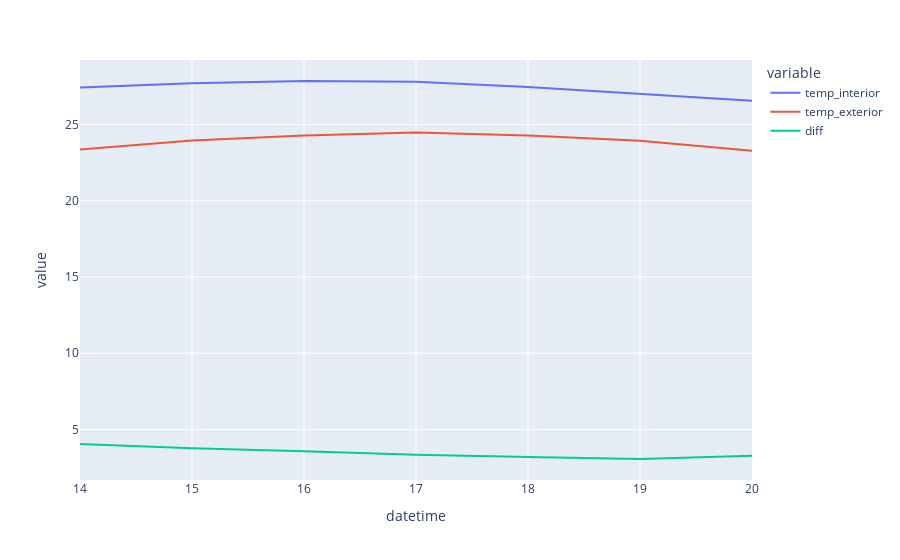

Notebook code for this chart:
### Code cell
# What is the mean temperature per hour of the day? 

df_hour_pre = df[df['datetime'] < date_installation].groupby('hour')['datetime', 'temp_interior', 'temp_exterior', 'diff'].mean().reset_index()
df_hour_pre['datetime'] = df_hour_pre['hour']
plot_diff_graph(df_hour_pre)
print(df_hour_pre['diff'].mean())

### Figure 1 — Plotly figure (JSON) as saved in the notebook; plotly's stock layout.template omitted (floating-point values rounded to 4 significant figures)
{"data": [{"hovertemplate": "variable=temp_interior<br>datetime=%{x}<br>value=%{y}<extra></extra>", "legendgroup": "temp_interior", "line": {"color": "#636efa", "dash": "solid"}, "mode": "lines", "name": "temp_interior", "orientation": "v", "showlegend": true, "type": "scatter", "x": [14, 15, 16, 17, 18, 19, 20], "xaxis": "x", "y": [27.42, 27.71, 27.85, 27.8, 27.46, 26.99, 26.55], "yaxis": "y"}, {"hovertemplate": "variable=temp_exterior<br>datetime=%{x}<br>value=%{y}<extra></extra>", "legendgroup": "temp_exterior", "line": {"color": "#EF553B", "dash": "solid"}, "mode": "lines", "name": "temp_exterior", "orientation": "v", "showlegend": true, "type": "scatter", "x": [14, 15, 16, 17, 18, 19, 20], "xaxis": "x", "y": [23.36, 23.94, 24.28, 24.47, 24.27, 23.93, 23.27], "yaxis": "y"}, {"hovertemplate": "variable=diff<br>datetime=%{x}<br>value=%{y}<extra></extra>", "legendgroup": "diff", "line": {"color": "#00cc96", "dash": "solid"}, "mode": "lines", "name": "diff", "orientation": "v", "showlegend": true, "type": "scatter", "x": [14, 15, 16, 17, 18, 19, 20], "xaxis": "x", "y": [4.052, 3.765, 3.566, 3.338, 3.188, 3.063, 3.273], "yaxis": "y"}], "layout": {"legend": {"title": {"text": "variable"}, "tracegroupgap": 0}, "margin": {"t": 60}, "xaxis": {"anchor": "y", "domain": [0, 1], "title": {"text": "datetime"}}, "yaxis": {"anchor": "x", "domain": [0, 1], "title": {"text": "value"}}}}
